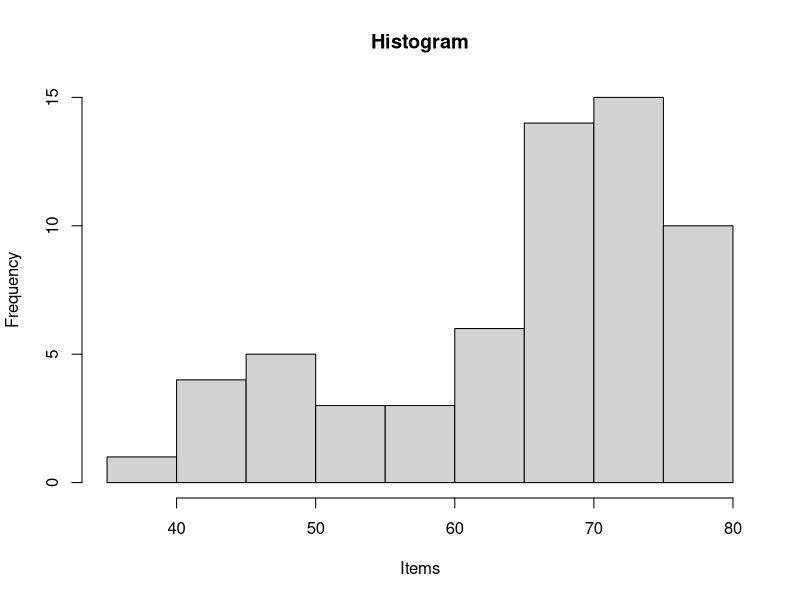
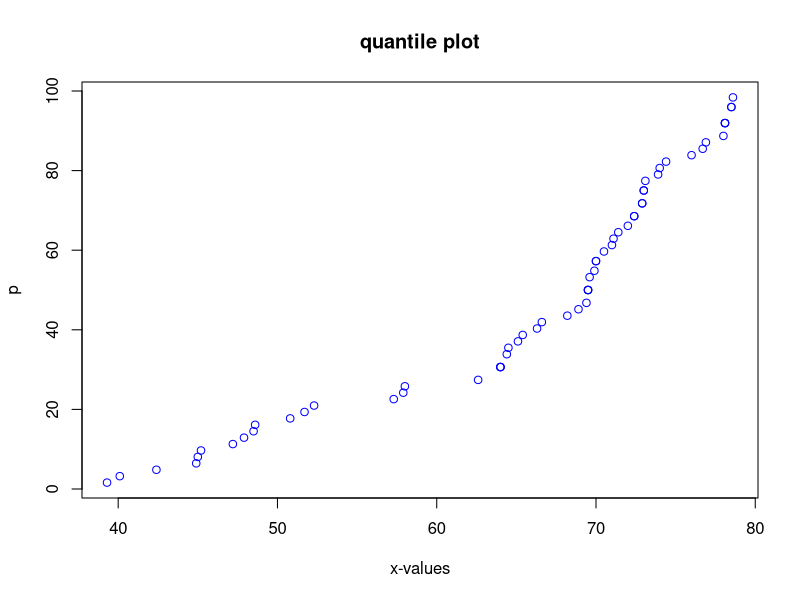
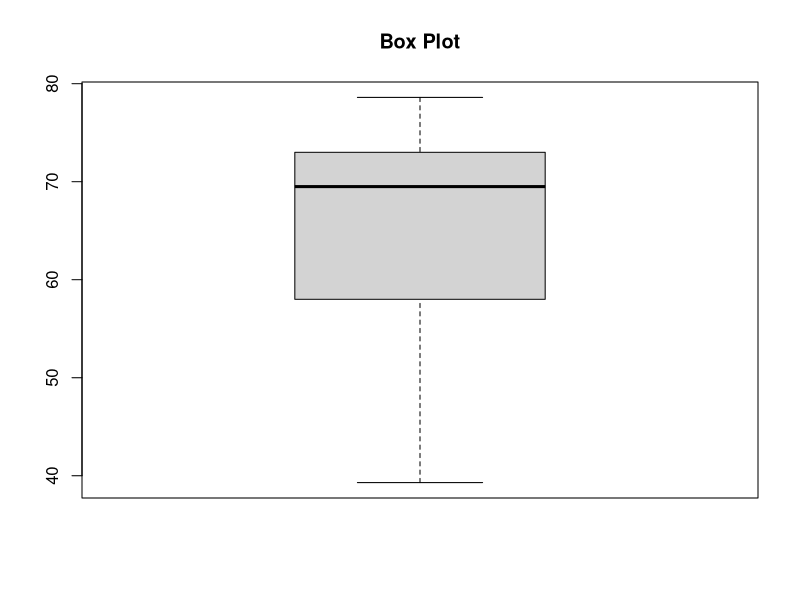
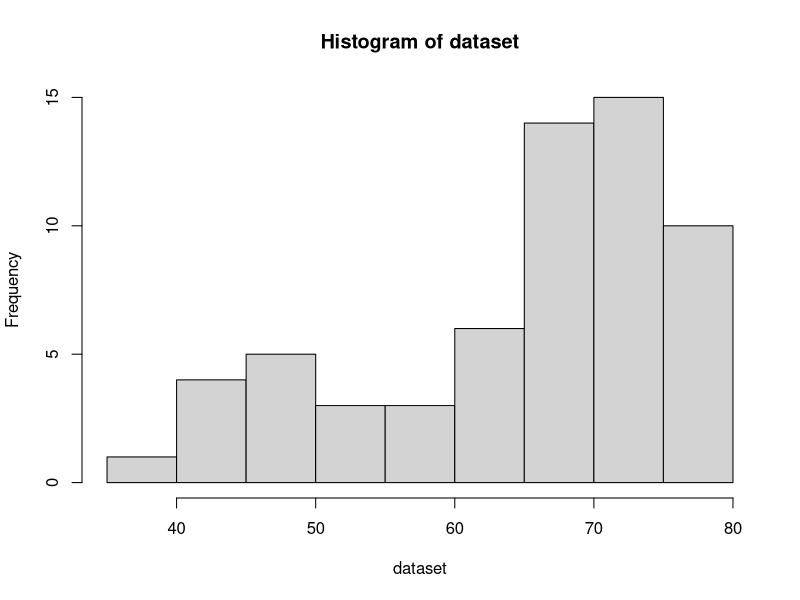
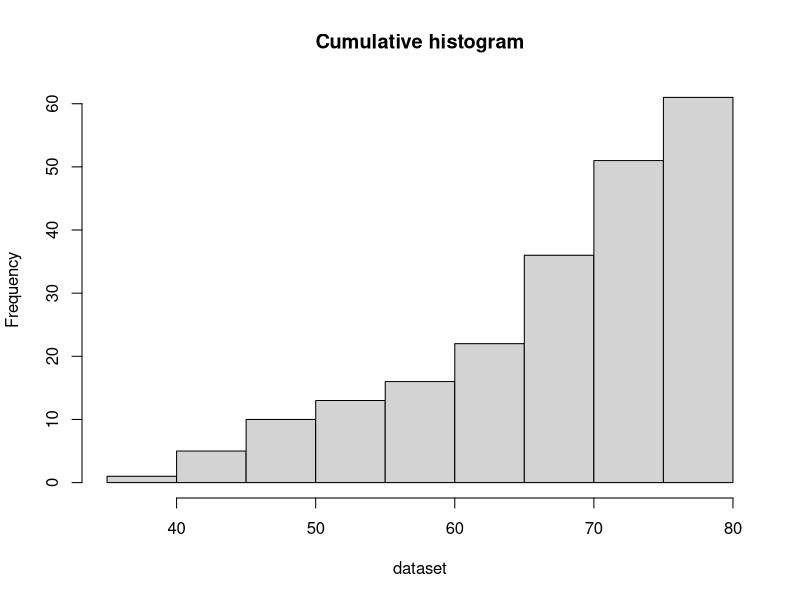

Generate these figures, in order, with R:

# read it in
dataset = c(76.7, 64, 71.1, 40.1, 52.3, 64.5, 74.4, 78.6, 69.5, 62.6, 57.9, 42.4, 69.5, 73, 50.8, 78, 71, 66.6, 48.6, 76.9, 70, 68.9, 70, 72.4, 65.1, 39.3, 69.6, 47.9, 73.1, 72.9, 58, 69.9, 44.9, 51.7, 74, 69.4, 70.5, 57.3, 45, 65.4, 78.5, 73.9, 73, 64.4, 69.5, 45.2, 78.1, 78.5, 71.4, 64, 48.5, 64, 66.3, 72.9, 78.1, 47.2, 72.4, 68.2, 72, 76, 78.1)

# n
n = length(dataset)

# mean
mean = sum(dataset) / length(dataset)

# sample variance
temp = 0
for (v in dataset)
{
 temp = temp + ((v - mean)^2)
}
sampleVariance = temp / (length(dataset) - 1)

#sample standard deviation
sampleSD = sqrt(sampleVariance)

#skewness
temp = 0
for (v in dataset)
{
 temp = temp + ((v - mean)^3)
}
skewness = temp / (n * (sampleSD^3))

#kurtosis
temp = 0
for (v in dataset)
{
 temp = temp + ((v - mean)^4)
}
kurtosis = temp / (n * (sampleSD^4))
kurtosisRnorm = kurtosis - 3

#histogram
histogram = hist(dataset, main="Histogram", xlab="Items")

#make quantile plot
sortData=sort(dataset)
rankData=rank(sortData)
pData=rankData/(length(dataset)+1)
plot(sortData,100*pData,main='quantile plot', 
  xlab='x-values',ylab='p',col='blue') 

#make boxplot
boxplot(dataset, main="Box Plot")

#make cumulative frequency histogram
h = hist(dataset)
h$counts = cumsum(h$counts)
plot(h,main="Cumulative histogram")

#quartile calculations
quartile1 = sortData[round((25 * (n + 1))/100, digits=0)]
quartile2 = sortData[round((50 * (n + 1))/100, digits=0)]
quartile3 = sortData[round((75 * (n + 1))/100, digits=0)]
interquartileRange = quartile3 - quartile1
percentile10 = sortData[round((10 * (n + 1))/100, digits=0)]
percentile60 = sortData[round((60 * (n + 1))/100, digits=0)]
percentile90 = sortData[round((90 * (n + 1))/100, digits=0)]








